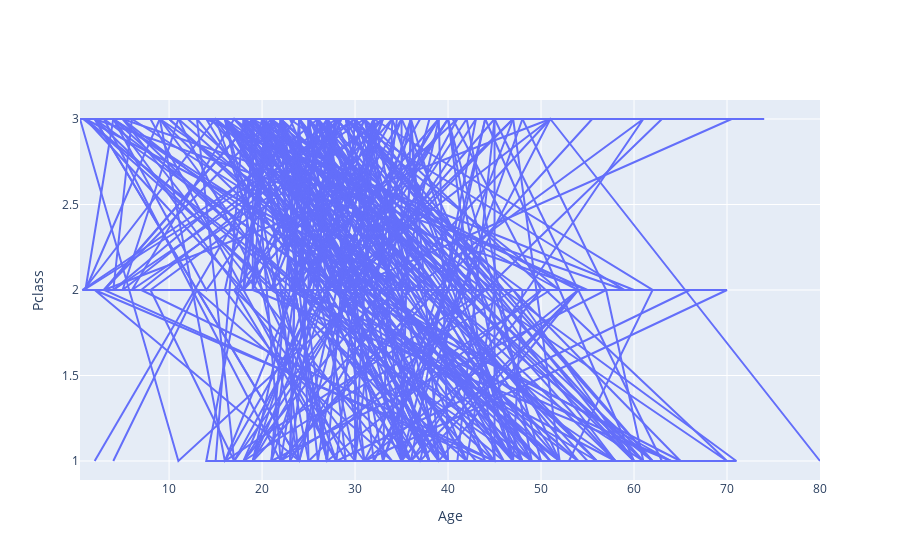

Here is the notebook cell this chart was saved with:
### Code cell
plotly_Scatter(x,y,Column1,Column2,'lines')

### Figure 1 — Plotly figure (JSON) as saved in the notebook; plotly's stock layout.template omitted (floating-point values rounded to 4 significant figures; data arrays with more than 128 entries replaced by an {"elided": "..."} marker saying what was removed)
{"data": [{"marker": {"size": 5}, "mode": "lines", "type": "scatter", "x": {"elided": "891 float values"}, "y": {"elided": "891 int values"}}], "layout": {"xaxis": {"title": {"text": "Age"}}, "yaxis": {"title": {"text": "Pclass"}}}}
